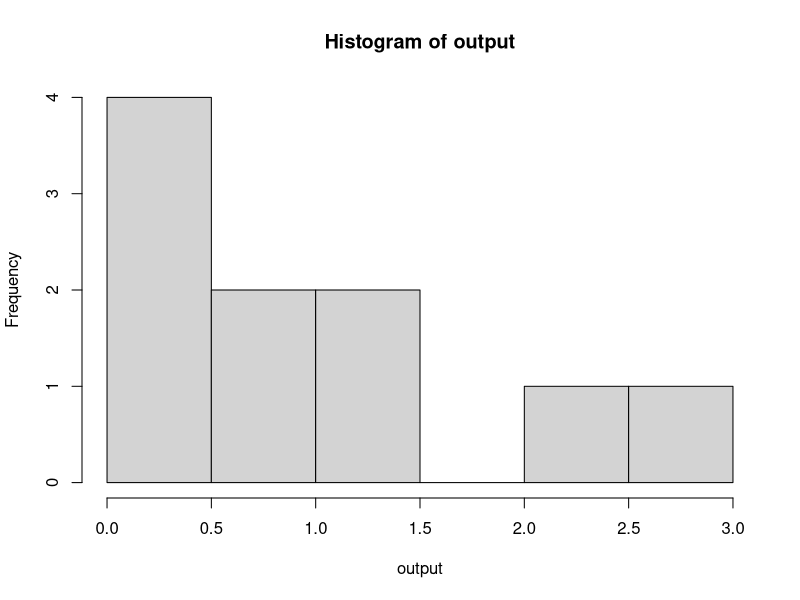
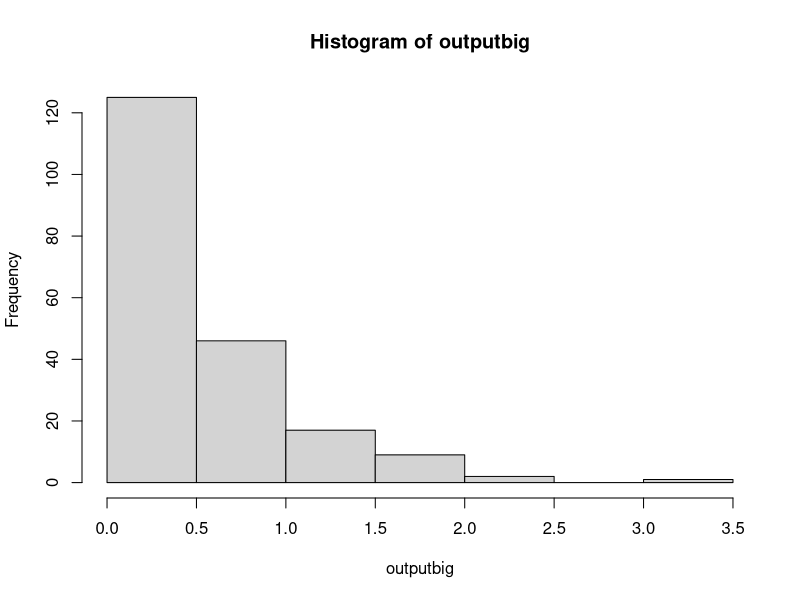
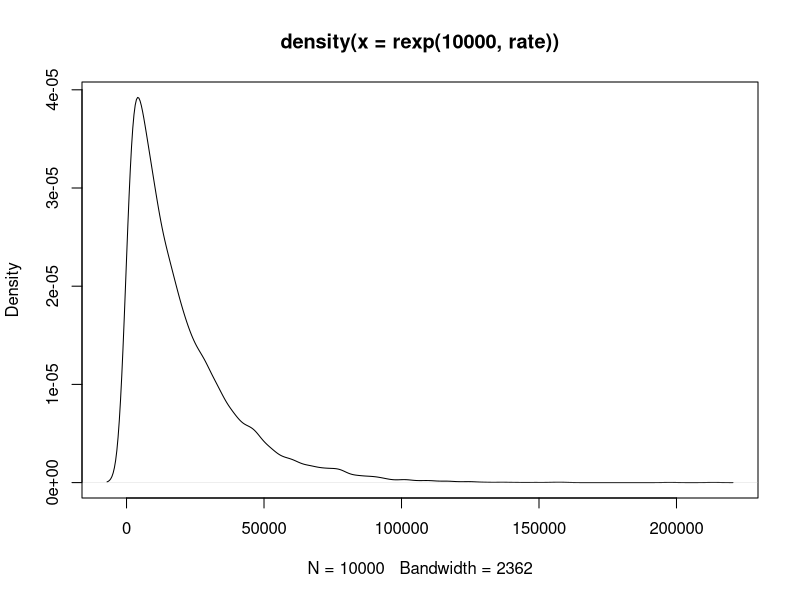
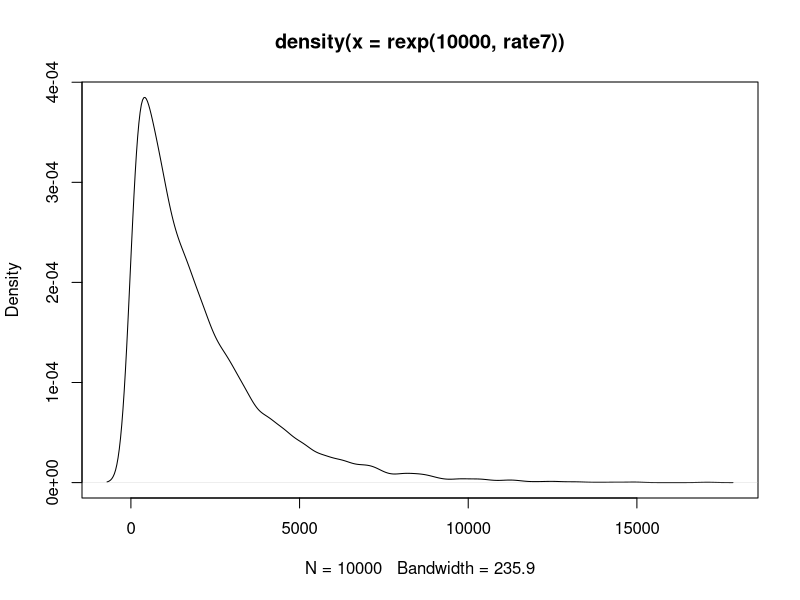

Here is the R script that generated these plots, in order:
#M200A COALESCENCE EXERCISES,Dr. Kirk Lohmueller, Fall 2015
#Hayley Stansell
#
#
getwd()
setwd("C:\\Users\\Hayley\\eeb201hayleystansell")
getwd()
#
#
?rexp
#
output<-rexp(10,2)
#[1] 0.21809588 1.70468865 1.24958590 0.03783002 0.65334166 0.31265010 0.25168173 0.32412173 0.05198139 0.64820064
output
hist(output)
#This shows that most outputs are clustering just below 0.5
outputbig<-rexp(200,2)
outputbig
mean(outputbig)
#[1] 0.4781231
hist(outputbig)
#
#
#############################################################################################Exercise FIVE###############
#
#From previous work, it seems that the rate of coalescence should be 1/2N , where 2N is number of chromosomes
#
#
#############################################################################################EXERCISE SIX###############
#
#
rate<-1/20000
mean(rexp(10000, rate))
#[1] 19712.04
##########################a) what is the average time to most recent common ancestor in your simulation?
#19712.04 generations
##########################b) what is the theoretical expectation?
#20,000 generations
##########################c) how do the values compare?
# They are very close to one another. 
##########################d) make a density plot of simulated coalescent times
??densityplot
?density
?plot
density(rexp(10000,rate))
plot(density(rexp(10000,rate)))
#Success!!
##########################e) what is the standard deviation of the coal. times?
output<-rexp(10000,rate)
density(output)
sd(output)
#[1] 20371.65
#
#
#############################################################################################EXERCISE SEVEN#############
##answer parts a-e from Q6 for this simulation
# set 2N = 2000
#
rate7<-1/2000
mean(rexp(10000, rate7))
#[1] 2009.536
##########################a) what is the average time to most recent common ancestor in your simulation?
#2009.536 generations
##########################b) what is the theoretical expectation?
#2000 generations
##########################c) how do the values compare?
# They are very close to one another, just as in Exercise Six
##########################d) make a density plot of simulated coalescent times
density(rexp(10000,rate7))
plot(density(rexp(10000,rate7)))
#Success!! ---it looks nearly identical in shape to the plot from exercise six. 
#             The largest are occupies 0-5000, 1/10 of what was seen with the simulation where 2N=20000 (0-50000). It scales up.
##########################e) what is the standard deviation of the coal. times?
output7<-rexp(10000,rate7)
density(output7)
sd(output7)
#[1] 1999.717
#
##########################f) how does TMRCA from simulations in Q6 (2N =20,000) and Q7 (2N = 2,000) compare?
#  They are both theoretically (and approximately, in simulation) equal to 2N generations.
#  With the population size in Q7 being a tenth of the size of Q6, the resulting TMRCA is similarly one tenth. 
##########################g) what can you conclude about how the population size affects the expected coalescent time?
#  The expected coalescent time appears to scale in direct proportion with population size. 
#  As population size increases or decreases one way or another, the TMRCA is expected to shift accordingly and to the same degree.
#
#
#
##############################################################################################EXERCISE EIGHT#################
#
#POISSON RANDOM VARIABLES
?rpois
#rpois is the random variable generation for the Poisson dist. (there's also dpois, ppois, qpois)
#inputs are n, lambda . n is number of values to return, and lambda is a vector of (non-neg) means
# n is number of "draws", lambda is a rate parameter for the distribution -- rate = expected value (and variance) of the dist.
#
#given rate of occurence (here, 2), over a number of intervals (here, 10) 
#     - how many occurances of an event will there be in a given interval?
rpois(10,2)
#[1] 2 2 3 3 2 3 4 3 3 1
#
#simulate to show that the expected value of a given Poisson distribution is equal to the rate paramter (lambda)
mean(rpois(10000,2))
#[1] 1.9922 ----this mean is approximately 2 (the rate)
#
#getting workable syntax
2*10
1*(10^-4)
#[1] 1e-04
#
#
#
#################################a) add mutations to the geneologies (aka coal. times) simulated in Q6. 
# mu (aka lambda) = 1e-04
# coal. times from Q6 .... 2N = 20,000 . so, 20000 generations (theoretically)
# what is avg. # of SNPs/geneology (the mean! from the poisson)
#
rate8<-1/20000
rexp(10000, rate8) #gets 10,000 simulations of geneologies (coal. times) given 2N = 20,000. 
#10,000 similar/distributed coal. times. given those coal times...each output is an n...10,000 n's / draws for the Poisson
geneologies<-rexp(10000, rate8)
geneologies
#okay
#mean(rpois(geneologies, 1e-04))
#[1] 0 ....hmmmmmmm
#rpois(geneologies, 1e-04)
#all values are zero here.... hmmm
#for geneologies[i-10000]
rate<-1e-04 #no? is rate*geneology value?
rate
for (i in geneologies){
  rate<-1e-04*geneologies[i]
  rpois(i, rate)
  output<-mean(rpois(i,rate))
}
#slow-ish, but not locked up
output
#[1] 0.0001249649
#very close to the rate!
#################################b) What is the average number of SNPs per geneology?
# From my simulation, it appears that the average number of SNPs per geneology closely approximates 
# the given input mutation rate of 0.0002. The number generated through my simulation was ~0.000125
#
#
#################################c) given that Theta = 4N(mu), what is theta predicted to be in this example?
Theta<-2*20000*(1e-04)
Theta
# 4, if working with theoretical values of N and mu . 

#~~~~~~~~~~~~~~~~~~~~~~~~~~~~~~~~~~~~~~~~~~~~~~~~~~~~~~~~~~~~~~~b) TAKE TWO
#feel like my output for b) was incorrect, a my rate did not factor in the length of each geneology as it went
geneologies<-rexp(10000, rate8)
geneologies
#okay
#mean(rpois(geneologies, 1e-04))
#[1] 0 ....hmmmmmmm
#rpois(geneologies, 1e-04)
#all values are zero here.... hmmm
#for geneologies[i-10000]

for (i in geneologies){
  rate<- 1e-04*geneologies #this worked! took out the [i] (had *geneologies[i])
  rpois(i, rate) #appears to output a bunch of values that seem okay....integer numbers, mostly under 5, some up to ~20
  output<-mean(rpois(i,rate))
}
#slow-ish, but not locked up
output

#[1] 1.95577 
